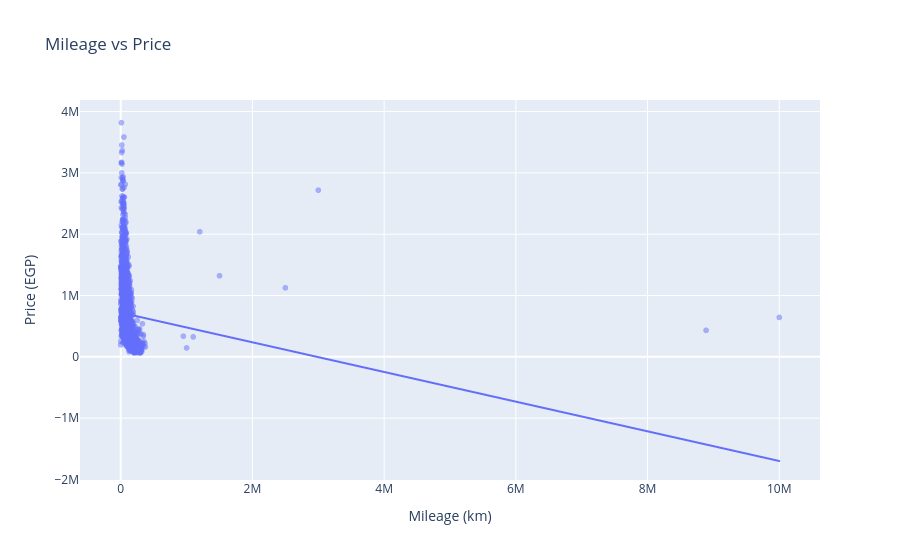

The notebook cell this image was saved under:
### Markdown cell above
## 📉 Mileage vs Price

- **Weak negative relationship**: higher mileage tends to mean lower price.
- Most cars are below **~300K km**; values up to 10M km are likely **data entry errors**.
- The OLS line is skewed by these outliers (it even predicts negative prices).
- **Takeaway:** Clean the mileage outliers (e.g., keep < 500K km) before analysis.

### Code cell
#pip install statsmodels
fig = px.scatter(
    df, x='mileage_km', y='price_egp',
    trendline='ols',                    
    opacity=0.5,
    title='Mileage vs Price',
    labels={'mileage_km': 'Mileage (km)', 'price_egp': 'Price (EGP)'}
)
fig.show()

### Figure 1 — Plotly figure (JSON) as saved in the notebook; plotly's stock layout.template omitted (floating-point values rounded to 4 significant figures; data arrays with more than 128 entries replaced by an {"elided": "..."} marker saying what was removed)
{"data": [{"hovertemplate": "Mileage (km)=%{x}<br>Price (EGP)=%{y}<extra></extra>", "legendgroup": "", "marker": {"color": "#636efa", "opacity": 0.5, "symbol": "circle"}, "mode": "markers", "name": "", "showlegend": false, "type": "scattergl", "x": {"elided": "2922 float values"}, "xaxis": "x", "y": {"elided": "2922 int values"}, "yaxis": "y"}, {"hovertemplate": "<b>OLS trendline</b><br>price_egp = -0.241982 * mileage_km + 721032<br>R<sup>2</sup>=0.015708<br><br>Mileage (km)=%{x}<br>Price (EGP)=%{y} <b>(trend)</b><extra></extra>", "legendgroup": "", "marker": {"color": "#636efa", "symbol": "circle"}, "mode": "lines", "name": "", "showlegend": false, "type": "scattergl", "x": {"elided": "2922 float values"}, "xaxis": "x", "y": {"elided": "2922 float values"}, "yaxis": "y"}], "layout": {"legend": {"tracegroupgap": 0}, "title": {"text": "Mileage vs Price"}, "xaxis": {"anchor": "y", "domain": [0, 1], "title": {"text": "Mileage (km)"}}, "yaxis": {"anchor": "x", "domain": [0, 1], "title": {"text": "Price (EGP)"}}}}
